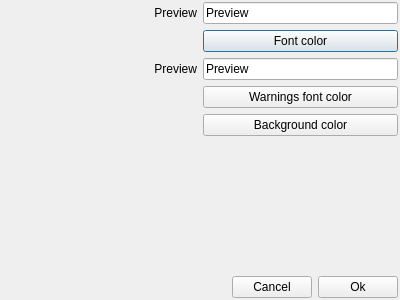
<?xml version="1.0" encoding="UTF-8"?>
<ui version="4.0">
 <class>QDColors</class>
 <widget class="QDialog" name="QDColors">
  <property name="geometry">
   <rect>
    <x>0</x>
    <y>0</y>
    <width>400</width>
    <height>300</height>
   </rect>
  </property>
  <property name="windowTitle">
   <string>Colors</string>
  </property>
  <layout class="QVBoxLayout" name="verticalLayout">
   <property name="leftMargin">
    <number>1</number>
   </property>
   <property name="topMargin">
    <number>1</number>
   </property>
   <property name="rightMargin">
    <number>1</number>
   </property>
   <property name="bottomMargin">
    <number>1</number>
   </property>
   <item>
    <widget class="QWidget" name="widget" native="true">
     <layout class="QGridLayout" name="gridLayout">
      <property name="leftMargin">
       <number>1</number>
      </property>
      <property name="topMargin">
       <number>1</number>
      </property>
      <property name="rightMargin">
       <number>1</number>
      </property>
      <property name="bottomMargin">
       <number>1</number>
      </property>
      <item row="3" column="1">
       <widget class="QPushButton" name="QPBFontColor">
        <property name="text">
         <string>Font color</string>
        </property>
       </widget>
      </item>
      <item row="4" column="0">
       <widget class="QLabel" name="label_2">
        <property name="text">
         <string>Preview</string>
        </property>
        <property name="alignment">
         <set>Qt::AlignRight|Qt::AlignTrailing|Qt::AlignVCenter</set>
        </property>
       </widget>
      </item>
      <item row="4" column="1">
       <widget class="QLineEdit" name="QLEPreviewWarnings">
        <property name="text">
         <string>Preview</string>
        </property>
       </widget>
      </item>
      <item row="2" column="0">
       <widget class="QLabel" name="label">
        <property name="text">
         <string>Preview</string>
        </property>
        <property name="alignment">
         <set>Qt::AlignRight|Qt::AlignTrailing|Qt::AlignVCenter</set>
        </property>
       </widget>
      </item>
      <item row="3" column="0">
       <spacer name="horizontalSpacer_4">
        <property name="orientation">
         <enum>Qt::Horizontal</enum>
        </property>
        <property name="sizeHint" stdset="0">
         <size>
          <width>40</width>
          <height>20</height>
         </size>
        </property>
       </spacer>
      </item>
      <item row="6" column="0">
       <spacer name="horizontalSpacer_2">
        <property name="orientation">
         <enum>Qt::Horizontal</enum>
        </property>
        <property name="sizeHint" stdset="0">
         <size>
          <width>40</width>
          <height>20</height>
         </size>
        </property>
       </spacer>
      </item>
      <item row="6" column="1">
       <widget class="QPushButton" name="QPBBackgroundColor">
        <property name="text">
         <string>Background color</string>
        </property>
       </widget>
      </item>
      <item row="2" column="1">
       <widget class="QLineEdit" name="QLEPreview">
        <property name="text">
         <string>Preview</string>
        </property>
       </widget>
      </item>
      <item row="5" column="1">
       <widget class="QPushButton" name="QPBFontColorWarnings">
        <property name="text">
         <string>Warnings font color</string>
        </property>
       </widget>
      </item>
     </layout>
    </widget>
   </item>
   <item>
    <spacer name="verticalSpacer">
     <property name="orientation">
      <enum>Qt::Vertical</enum>
     </property>
     <property name="sizeHint" stdset="0">
      <size>
       <width>20</width>
       <height>162</height>
      </size>
     </property>
    </spacer>
   </item>
   <item>
    <widget class="QWidget" name="widget_2" native="true">
     <layout class="QHBoxLayout" name="horizontalLayout">
      <property name="leftMargin">
       <number>1</number>
      </property>
      <property name="topMargin">
       <number>1</number>
      </property>
      <property name="rightMargin">
       <number>1</number>
      </property>
      <property name="bottomMargin">
       <number>1</number>
      </property>
      <item>
       <spacer name="horizontalSpacer">
        <property name="orientation">
         <enum>Qt::Horizontal</enum>
        </property>
        <property name="sizeHint" stdset="0">
         <size>
          <width>252</width>
          <height>20</height>
         </size>
        </property>
       </spacer>
      </item>
      <item>
       <widget class="QPushButton" name="QPBCancel">
        <property name="text">
         <string>Cancel</string>
        </property>
       </widget>
      </item>
      <item>
       <widget class="QPushButton" name="QPBOk">
        <property name="text">
         <string>Ok</string>
        </property>
        <property name="icon">
         <iconset resource="Resources.qrc">
          <normaloff>:/Icons/Icons/ok.png</normaloff>:/Icons/Icons/ok.png</iconset>
        </property>
       </widget>
      </item>
     </layout>
    </widget>
   </item>
  </layout>
 </widget>
 <tabstops>
  <tabstop>QLEPreview</tabstop>
  <tabstop>QPBFontColor</tabstop>
  <tabstop>QLEPreviewWarnings</tabstop>
  <tabstop>QPBFontColorWarnings</tabstop>
  <tabstop>QPBBackgroundColor</tabstop>
  <tabstop>QPBCancel</tabstop>
  <tabstop>QPBOk</tabstop>
 </tabstops>
 <resources>
  <include location="Resources.qrc"/>
 </resources>
 <connections>
  <connection>
   <sender>QPBCancel</sender>
   <signal>clicked()</signal>
   <receiver>QDColors</receiver>
   <slot>reject()</slot>
   <hints>
    <hint type="sourcelabel">
     <x>302</x>
     <y>280</y>
    </hint>
    <hint type="destinationlabel">
     <x>199</x>
     <y>149</y>
    </hint>
   </hints>
  </connection>
  <connection>
   <sender>QPBOk</sender>
   <signal>clicked()</signal>
   <receiver>QDColors</receiver>
   <slot>accept()</slot>
   <hints>
    <hint type="sourcelabel">
     <x>368</x>
     <y>280</y>
    </hint>
    <hint type="destinationlabel">
     <x>199</x>
     <y>149</y>
    </hint>
   </hints>
  </connection>
 </connections>
</ui>
